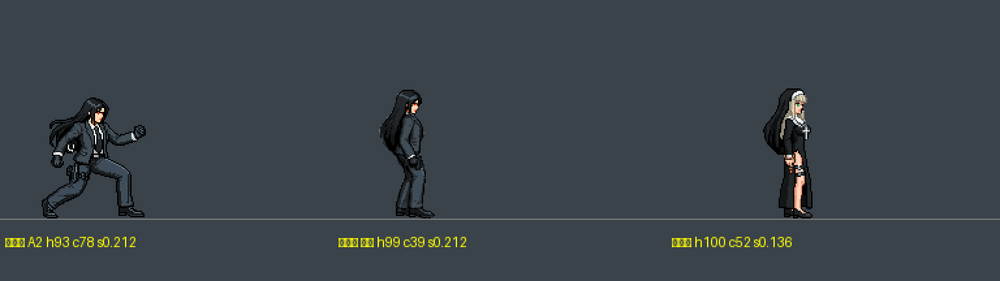
#> input picture game-src/action/blaret_saladin/compare.png, 1000 x 281 px, shrunk from 2304 x 648 before the run
$ python normalize.py ../../game-src/action/blaret_saladin/compare.png ../../game-src/action/blaret_saladin/compare.png out.png
#> lines starting #> are read from the running program, lines starting #| are printed output that depends on the picture
# 판마다 다른 동전 크기·은색 톤을 1판(기준)에 맞춘다. 사용: python3 normalize.py <기준.png> <입력.png> <출력.png>
# 크기: 칸(64px)마다 불투명 영역 테두리 상자를 기준판 평균 지름에 맞춰 늘이고 가운데 놓음(nearest).
# 색: 밝기 분포를 기준판에 맞춘 뒤(히스토그램 매칭) 기준판의 「밝기→색」 표로 다시 칠함 → 다른 색(빨강·파랑)도 은색이 됨.
import sys
from PIL import Image
C = 64
def lum(p): return round(.299*p[0] + .587*p[1] + .114*p[2])
def cells(im):
    for r in range(im.height // C):
        for c in range(im.width // C):
            yield c*C, r*C
def bbox(im, x, y): return im.crop((x, y, x+C, y+C)).getchannel('A').point(lambda a: 255 if a > 8 else 0).getbbox()
ref = Image.open(sys.argv[1]).convert('RGBA'); src = Image.open(sys.argv[2]).convert('RGBA')
#> further down, ref is the input picture: PIL image 1000x281 RGBA; mean R, G, B, A 58.6, 66.3, 72.8, 255
# 기준 지름
ws = [b[2]-b[0] for b in (bbox(ref, x, y) for x, y in cells(ref)) if b]; hs = [b[3]-b[1] for b in (bbox(ref, x, y) for x, y in cells(ref)) if b]
#> after `ws = [b[2] - b[0] for b in (bbox(ref, x, y) for x, y in cells(ref)) if`: ws = 60 values from 64 to 64
#> after `hs = [b[3] - b[1] for b in (bbox(ref, x, y) for x, y in cells(ref)) if`: hs = 60 values from 64 to 64
W = round(sorted(ws)[len(ws)//2]); H = round(sorted(hs)[len(hs)//2])
#> after `W = round(sorted(ws)[len(ws) // 2])`: W = 64
#> after `H = round(sorted(hs)[len(hs) // 2])`: H = 64
# 기준 밝기 분포·밝기→색 표
def hist(im):
    h = [0]*256
    for p in im.getdata():
        if p[3] > 8: h[lum(p)] += 1
#> after the loop, h = 256 values, max 255561 at index 65, min 1 at index 231, mean 1097.7
    return h
def cdf(h):
    s = sum(h); out = []; a = 0
    for v in h: a += v; out.append(a / s)
    return out
rh = hist(ref); rc = cdf(rh)
#> after `rh = hist(ref)`: rh has the same summary as h in hist
#> in cdf, `s = sum(h)`: s = 281000
#> the loop in cdf, `for v in h: a += v; out.append(a / s)` made 256 passes
#> (v, a) on passes 1 to 3: (1060, 1060), (267, 1327), (131, 1458)
#> after the loop in cdf, `for v in h: a += v; out.append(a / s)`: out = 256 values from 0.00377 to 1
#> after `rc = cdf(rh)`: rc = 256 values from 0.00377 to 1
colsum = [[0, 0, 0, 0] for _ in range(256)]
for p in ref.getdata():
    if p[3] > 8:
        l = lum(p); cs = colsum[l]; cs[0] += p[0]; cs[1] += p[1]; cs[2] += p[2]; cs[3] += 1
#> this loop made 281000 passes
table = [None]*256
for l in range(256):
    if colsum[l][3]: table[l] = tuple(round(colsum[l][i]/colsum[l][3]) for i in range(3))
for l in range(256):  # 빈 칸은 가까운 값으로
    if table[l] is None:
        for d in range(1, 256):
            for k in (l-d, l+d):
                if 0 <= k < 256 and colsum[k][3]: table[l] = tuple(round(colsum[k][i]/colsum[k][3]) for i in range(3)); break
            if table[l]: break
out = Image.new('RGBA', src.size, (0, 0, 0, 0))
#> out: PIL image 1000x281 RGBA; every value is 0
for x, y in cells(src):
    b = bbox(src, x, y)
    if not b: continue
    piece = src.crop((x+b[0], y+b[1], x+b[2], y+b[3])).resize((W, H), Image.NEAREST)
    out.alpha_composite(piece, (x + (C-W)//2, y + (C-H)//2))
#> this loop made 60 passes
#> (x, y) on passes 1 to 12: (0, 0), (64, 0), (128, 0), (192, 0), (256, 0), (320, 0), (384, 0), (448, 0), (512, 0), (576, 0), (640, 0), (704, 0)
#> pass 1, `piece = src.crop((x+b[0], y+b[1], x+b[2], y+b[3])).resize((W, H), Imag..`:
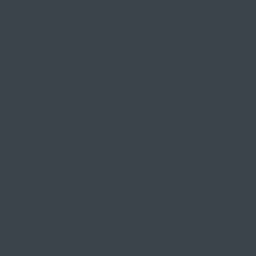
#> piece: PIL image 64x64 RGBA (shown 4 times larger); mean R, G, B, A 58, 66, 74, 255
#> after the loop:
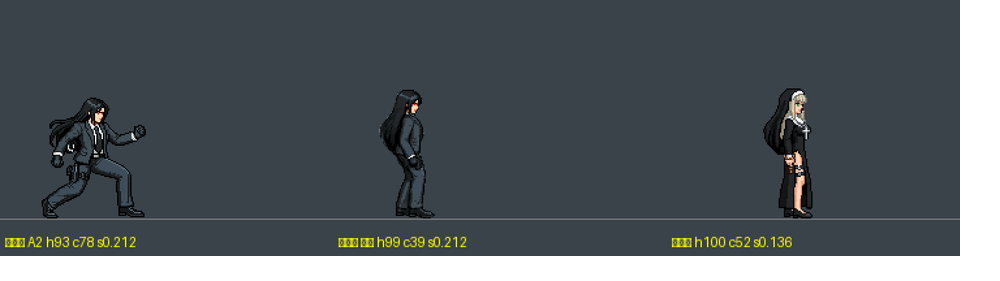
#> out: PIL image 1000x281 RGBA; mean R, G, B, A 51.3, 58, 63.5, 223; transparent parts drawn white
#> after the loop:
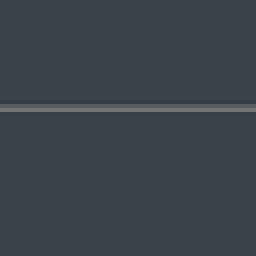
#> piece: PIL image 64x64 RGBA (shown 4 times larger); mean R, G, B, A 59.3, 67.1, 74.9, 255
sc = cdf(hist(out)); mp = []
#> the loop in cdf (call 2), `for v in h: a += v; out.append(a / s)` made 256 passes
#> after `sc = cdf(hist(out))`: sc = 256 values from 0.00431 to 1
j = 0
for l in range(256):
    while j < 255 and rc[j] < sc[l]: j += 1
    mp.append(j)
px = out.load()
for yy in range(out.height):
    for xx in range(out.width):
        p = px[xx, yy]
        if p[3] > 8: px[xx, yy] = table[mp[lum(p)]] + (p[3],)
out.save(sys.argv[3]); print('ref coin', W, H)
#> after `out.save(sys.argv[3])`:
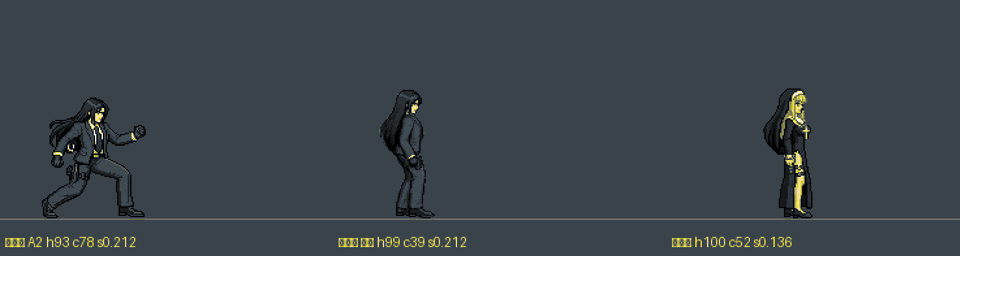
#> saved as out.png: PIL image 1000x281 RGBA; mean R, G, B, A 51.3, 58, 63.8, 223; transparent parts drawn white
#| ref coin 64 64
